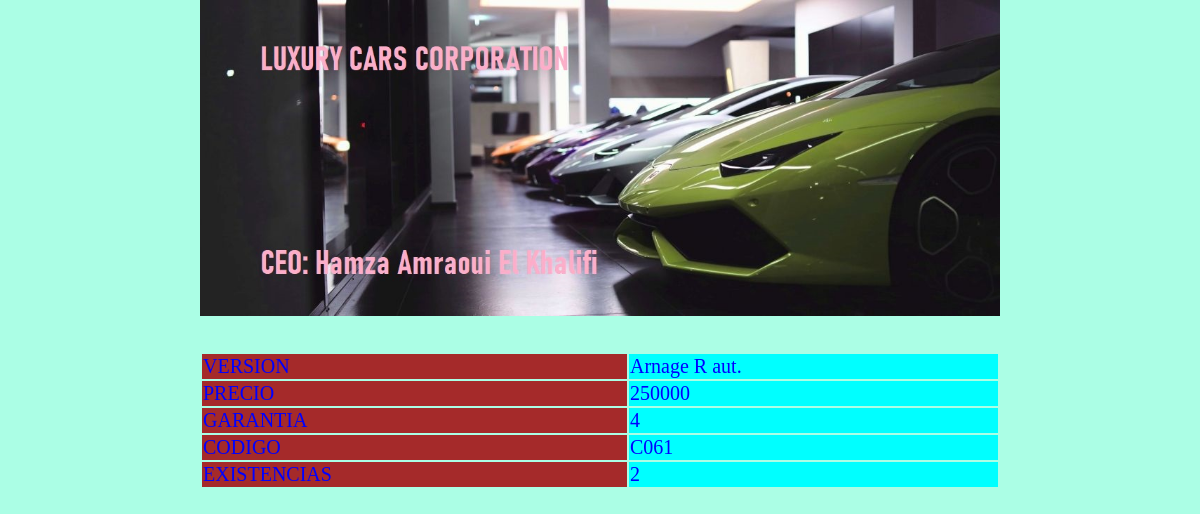
Page /mostrar.php?cod=C061 on the committed database.
### tables this page shows
CREATE TABLE `coches` (
  `MARCA` varchar(255) DEFAULT NULL,
  `MODELO` varchar(255) DEFAULT NULL,
  `VERSION` varchar(255) DEFAULT NULL,
  `PRECIO` double DEFAULT NULL,
  `GARANTIA` double DEFAULT NULL,
  `CODIGO` varchar(255) NOT NULL,
  `EXISTENCIAS` double DEFAULT NULL,
  PRIMARY KEY (`CODIGO`)
);

### web/mostrar.php (the view, shortened to what this page needs)
<html>
<head>
</head>
<center><img src="Banner1.jpg" width ="800"><br><br><br>
<?php
$cod = $_GET['cod'];
$con=mysqli_connect("db","root","root","miapp");
$result=$con->query("select * from coches where codigo='$cod'");
while($data = mysqli_fetch_row($result)){
    echo "<table>
         <tr><td id='cab'>VERSION</td><td>$data[2]</td></tr>
         <tr><td id='cab'>PRECIO</td><td>$data[3]</td></tr>
         <tr><td id='cab'>GARANTIA</td><td>$data[4]</td></tr>
         <tr><td id='cab'>CODIGO</td><td>$data[5]</td></tr>
         <tr><td id='cab'>EXISTENCIAS</td><td>$data[6]</td></tr>
         </table>";
}
?>
</body>

### web/mostrar.php (style rules this page uses)
table { width:800px; }
td { height:20px; font-family: tahoma; font-size: 20px; color:blue; background-color: aqua; }
#cab { background-color: brown; }

### rows in the picture
coches: VERSION "Arnage R aut.", PRECIO "250000", GARANTIA "4", CODIGO "C061", EXISTENCIAS "2"
